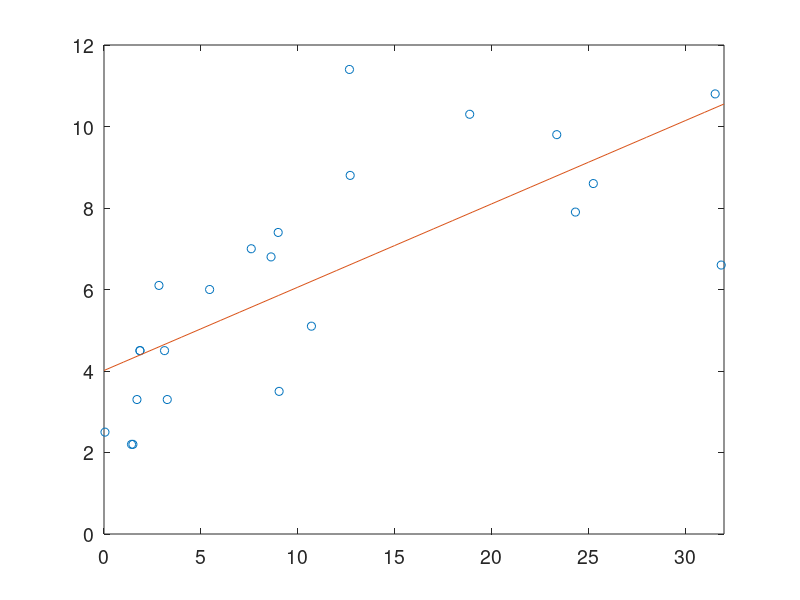

Source code (MATLAB):
#loading data from Nobel_vs_choco.txt as a matrix
nobel=load("Nobel_vs_choco.txt").data(:,1)
choc=load("Nobel_vs_choco.txt").data(:,2)

#plotting the data
plot(nobel,choc,"o")
axis([0,32,0,12])
set(gca,"fontsize",14)

#approximation with Least square method
X=ones(23,2);
X(:,1)=nobel;
P1=pinv(X)*choc;
hold on
xx=0:1:32;
plot(xx,P1(1)*xx+P1(2))
